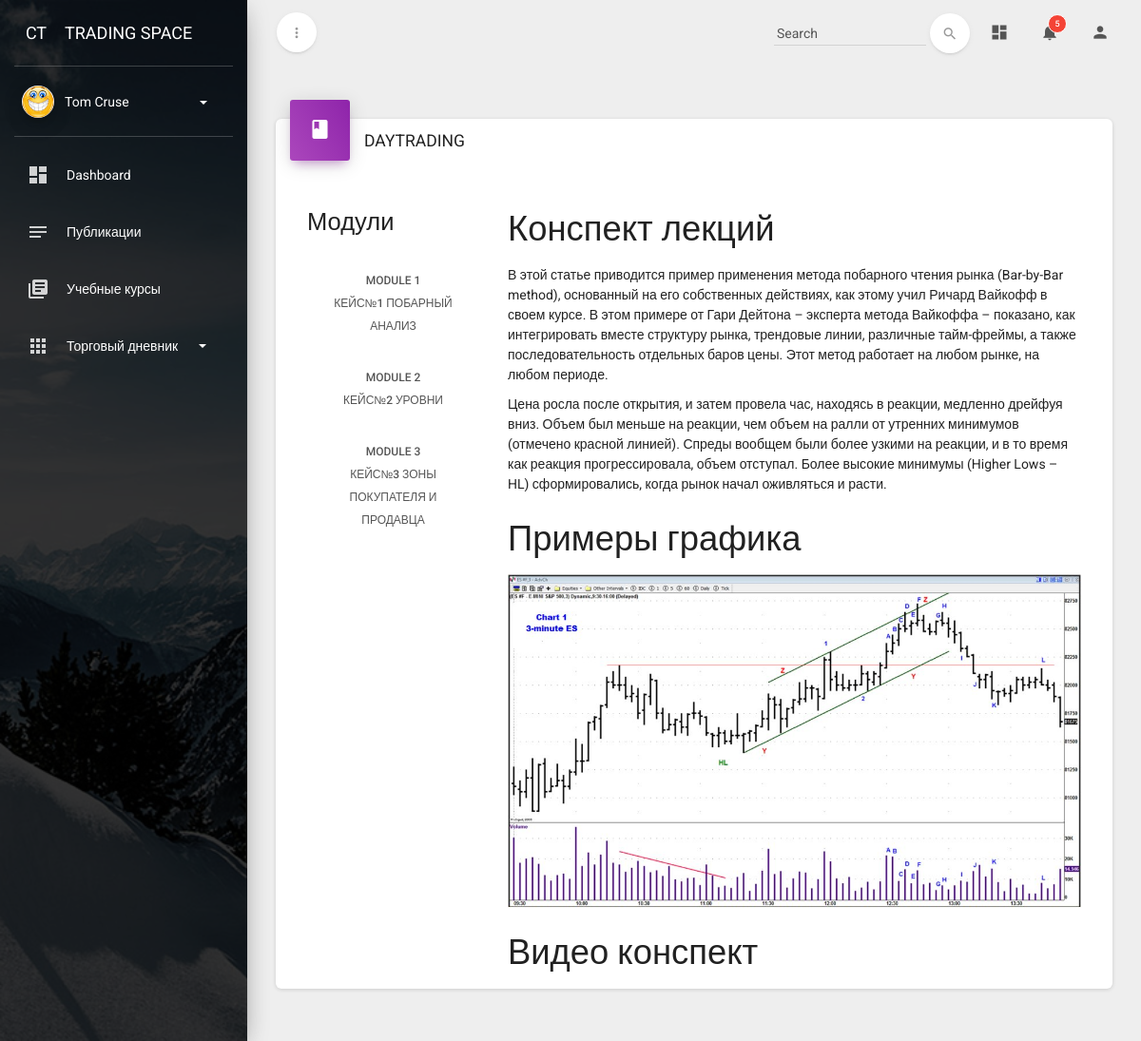
The app's page /profiles/course/3/ (signed in) with its own data.
### profiles/models.py (models this page shows, shortened)
class Profile(models.Model):
    user = models.OneToOneField(User, on_delete=models.CASCADE)
    image = models.ImageField(default='default.png', upload_to='profiles_img', verbose_name='Изображение профиля')
    description = models.CharField(max_length=150, default='Пользователь ресурса', blank=True, verbose_name='О себе')
    categiry_learn = models.ForeignKey(CategoryLearnGroup, on_delete=models.SET_NULL, null=True, blank=True,
                                       verbose_name='Группа обучения')
    class Meta:
        verbose_name = 'Профиль пользователя'
        verbose_name_plural = 'Профили пользователей'

### courses/models.py (models this page shows, shortened)
class Course(models.Model):
    owner = models.ForeignKey(User,
                              related_name='courses_created',
                              on_delete=models.CASCADE)
    subject = models.ForeignKey(Subject,
                                related_name='courses',
                                on_delete=models.CASCADE)
    title = models.CharField(max_length=200)
    slug = models.SlugField(max_length=200, unique=True)
    overview = models.TextField()
    created = models.DateTimeField(auto_now_add=True)
    students = models.ManyToManyField(User, related_name='courses_joined', blank=True)
    class Meta:
        verbose_name = 'Курс'
        verbose_name_plural = 'Курсы'
        ordering = ['-created']

class Module(models.Model):
    course = models.ForeignKey(Course,
                               related_name='modules',
                               on_delete=models.CASCADE)
    title = models.CharField(max_length=200)
    description = models.TextField(blank=True)
    order = OrderField(blank=True, for_fields=['course'])
    class Meta:
        ordering = ['order']

class Content(models.Model):
    module = models.ForeignKey(Module, related_name='contents', on_delete=models.CASCADE)
    content_type = models.ForeignKey(ContentType, on_delete=models.CASCADE,
                                     limit_choices_to={'model__in': (
                                         'text',
                                         'video',
                                         'image',
                                         'file')})
    object_id = models.PositiveIntegerField()
    item = GenericForeignKey('content_type', 'object_id')
    order = OrderField(blank=True, for_fields=['module'])
    class Meta:
        ordering = ['order']

class ItemBase(models.Model):
    owner = models.ForeignKey(User, related_name='%(class)s_related', on_delete=models.CASCADE)
    title = models.CharField(max_length=250)
    created = models.DateTimeField(auto_now_add=True)
    updated = models.DateTimeField(auto_now=True)
    class Meta:
        abstract = True
    def render(self):
        return render_to_string('courses/content/{}.html'.format(self._meta.model_name), {'item': self})

class Text(ItemBase):
    content = models.TextField()

class Image(ItemBase):
    file = models.FileField(upload_to='courses_images')

class Video(ItemBase):
    url = models.URLField()

### profiles/views.py (the view)
# urls.py: path('course/<pk>/', StudentCourseDetailView.as_view(), name='student_course_detail'),
class StudentCourseDetailView(DetailView):
    model = Course
    template_name = 'profiles/course/detail.html'
    def get_queryset(self):
        qs = super(StudentCourseDetailView, self).get_queryset()
        return qs.filter(students__in=[self.request.user])
    def get_context_data(self, **kwargs):
        context = super(StudentCourseDetailView, self).get_context_data(**kwargs)
        course = self.get_object()
        if 'module_id' in self.kwargs:
            context['module'] = course.modules.get(id=self.kwargs['module_id'])
        else:
            context['module'] = course.modules.all()[0]
        return context

### diary/models.py (called while the page is built)
    def get_absolute_url(self):
        return reverse('diary_cat_detail', kwargs={'cat_pk': self.pk})

### diary/templatetags/diary_tags.py (called while the page is built)
@register.simple_tag(takes_context=True)
def get_categories(context):
    user = context['user']
    return DiaryCategory.objects.filter(author=user)

### templates/profiles/course/detail.html (shortened to what this page needs)
{% extends "base_profile.html" %}
{% block content %}
    <div class="content">
        <div class="container-fluid">
            <div class="row">
                <div class="col-md-12">
                    <div class="card">
                        <div class="card-header card-header-icon" data-background-color="purple">
                            <i class="material-icons">book</i>
                        </div>
                            <h5>{{ object.title }}</h5>
                            <div class="card-body">
                                <div class="col-md-3">
                                    <h3>Модули</h3>
                                    <ul class="nav nav-pills nav-pills-warning nav-stacked" id="modules">
                                        {% for m in object.modules.all %}
                                            <li data-id="{{ m.id }}" {% if m == module %}class="selected" {% endif %}>
                                                <a href="{% url "student_course_detail_module" object.id m.id %}">
                                            <span>
                                                Module <span class="order">{{ m.order|add:1 }} </span>
                                            </span>
                                                    <br>
                                                    {{ m.title }}
                                                </a>
                                            </li>
                                        {% empty %}
                                            <li>No modules yet.</li>
                                        {% endfor %}
                                    </ul>
                                </div>
                                <div class="col-md-9">
                                    {% for content in module.contents.all %}
                                        {% with item=content.item %}
                                            <h2>{{ item.title }}</h2>
                                            {{ item.render }}
                                        {% endwith %}
                                    {% endfor %}
                                </div>
                            </div>
                    </div>
                </div>
            </div>
        </div>
    </div>
{% endblock %}

### templates/base_profile.html (shortened to what this page needs)
<!doctype html>
{% load static %}
{% load diary_tags %}
<html lang="en">
<head>
    <link href="{% static 'assets/css/bootstrap.min.css' %}" rel="stylesheet"/>
    <link href="{% static 'assets/css/material-dashboard.css' %}" rel="stylesheet"/>
    <link href="https://maxcdn.bootstrapcdn.com/font-awesome/latest/css/font-awesome.min.css" rel="stylesheet">
</head>
<body>
<div class="wrapper">
    <div class="sidebar" data-active-color="orange" data-background-color="black"
         data-image="{% static 'assets/img/sidebar-1.jpg' %}">
        <div class="logo">
            <a href="{% url 'index' %}" class="simple-text logo-mini">
                CT
            </a>
            <a href="{% url 'index' %}" class="simple-text logo-normal">
                Trading Space
            </a>
        </div>
        <div class="sidebar-wrapper">
            <div class="user">
                <div class="photo">
                    <img src="{{ user.profile.image.url }}"/>
                </div>
                <div class="info">
                    <a data-toggle="collapse" href="#collapseExample" class="collapsed">
                    <span>
                         {{ user.get_full_name }}
                        <b class="caret"></b>
                    </span>
                    </a>
                </div>
            </div>
            <ul class="nav">
                <li>
                    <a href="{% url 'dashboard' %}">
                        <i class="material-icons">dashboard</i>
                        <p> Dashboard </p>
                    </a>
                </li>
                <li>
                    <a href="{% url 'user_all_post' %}">
                        <i class="material-icons">notes</i>
                        <p> Публикации </p>
                    </a>
                </li>
                {% if perms.Instructors %}
                    <li>
                        <a href="{% url 'manage_course_list' %}">
                            <i class="material-icons">library_books</i>
                            <p> Управление курсами</p>
                        </a>
                    </li>
                {% else %}
                    <li>
                        <a href="{% url 'student_course_list' %}">
                            <i class="material-icons">library_books</i>
                            <p> Учебные курсы</p>
                        </a>
                    </li>
                {% endif %}
                {% get_categories as categories %}
                {% if categories.count > 0 %}
                    <li>
                        <a data-toggle="collapse" href="#componentsExamples">
                            <i class="material-icons">apps</i>
                            <p> Торговый дневник
                                <b class="caret"></b>
                            </p>
                        </a>
                    </li>
                {% endif %}
            </ul>
        </div>
    </div>
    <div class="main-panel">
        <nav class="navbar navbar-transparent navbar-absolute">
            <div class="container-fluid">
                <div class="navbar-minimize">
                    <button id="minimizeSidebar" class="btn btn-round btn-white btn-fill btn-just-icon">
                        <i class="material-icons visible-on-sidebar-regular">more_vert</i>
                    </button>
                </div>
                <div class="navbar-header">
                    <a class="navbar-brand" href="#"> </a>
                </div>
                <div class="collapse navbar-collapse">
                    <ul class="nav navbar-nav navbar-right">
                        <li>
                            <a href="#pablo" class="dropdown-toggle" data-toggle="dropdown">
                                <i class="material-icons">dashboard</i>
                            </a>
                        </li>
                        <li class="dropdown">
                            <a href="#" class="dropdown-toggle" data-toggle="dropdown">
                                <i class="material-icons">notifications</i>
                                <span class="notification">5</span>
                            </a>
                        </li>
                        <li class="dropdown">
                            <a href="#pablo" class="dropdown-toggle" data-toggle="dropdown">
                                <i class="material-icons">person</i>
                            </a>
                        </li>
                    </ul>
                    <form class="navbar-form navbar-right" role="search">
                        <div class="form-group form-search is-empty">
                            <input type="text" class="form-control" placeholder=" Search ">
                        </div>
                        <button type="submit" class="btn btn-white btn-round btn-just-icon">
                            <i class="material-icons">search</i>
                            <div class="ripple-container"></div>
                        </button>
                    </form>
                </div>
            </div>
        </nav>
        {% block content %}
        {% endblock %}
    </div>
</div>
</body>
</html>

### templates/courses/content/text.html
{{ item.content|linebreaks|safe }}

### templates/courses/content/image.html
<p><img src="{{ item.file.url }}"></p>

### records on screen
Course: title "DAYTRADING"
Module: order|add "1", title "КЕЙС№1 ПОБАРНЫЙ АНАЛИЗ"
Module: order|add "2", title "КЕЙС№2 УРОВНИ"
Module: order|add "3", title "КЕЙС№3 ЗОНЫ ПОКУПАТЕЛЯ И ПРОДАВЦА"
Content: item "Конспект лекций", item.content "В этой статье приводится пример применения метода побарного чтения рынка (Bar-by-Bar method), основанный на его собственных действиях, как этому учил Ричард Вайкофф в своем курсе. В этом примере от Гари Дейтона – эксперта метода Вайкоффа – показано, как интегрировать вместе структуру рынка, трендовые линии, различные тайм-фреймы, а также последовательность отдельных баров цены. Этот метод работает на любом рынке, на любом периоде. Цена росла после открытия, и затем провела час, находясь в реакции, медленно дрейфуя вниз. Объем был меньше на реакции, чем объем на ралли от утренних минимумов (отмечено красной линией). Спреды вообщем были более узкими на реакции, и в то время как реакция…"
Content: item "Примеры графика", item.file (picture)
Content: item "Видео конспект"

### other values on screen
{{ user.get_full_name }} "Tom Cruse"
